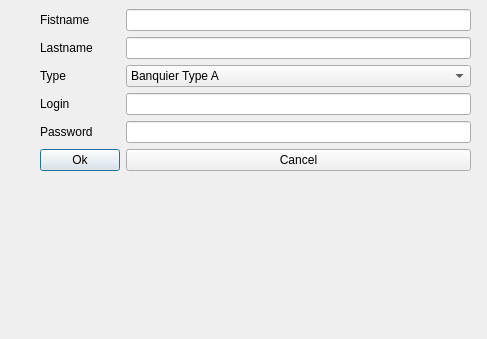
<?xml version="1.0" encoding="UTF-8"?>
<ui version="4.0">
 <class>nPersonnel</class>
 <widget class="QDialog" name="nPersonnel">
  <property name="geometry">
   <rect>
    <x>0</x>
    <y>0</y>
    <width>487</width>
    <height>339</height>
   </rect>
  </property>
  <property name="windowTitle">
   <string>Dialog</string>
  </property>
  <widget class="QWidget" name="formLayoutWidget">
   <property name="geometry">
    <rect>
     <x>40</x>
     <y>9</y>
     <width>431</width>
     <height>291</height>
    </rect>
   </property>
   <layout class="QFormLayout" name="formLayout">
    <item row="5" column="0">
     <widget class="QLabel" name="FirstNlabel">
      <property name="text">
       <string>Fistname</string>
      </property>
     </widget>
    </item>
    <item row="5" column="1">
     <widget class="QLineEdit" name="LE_Firstname">
      <property name="inputMask">
       <string>&gt;A&lt;AAAAAAAAAAAAAAAAAAAAAAAAAAAAA</string>
      </property>
     </widget>
    </item>
    <item row="6" column="0">
     <widget class="QLabel" name="LastNLabel">
      <property name="text">
       <string>Lastname</string>
      </property>
     </widget>
    </item>
    <item row="6" column="1">
     <widget class="QLineEdit" name="LE_Lastname">
      <property name="enabled">
       <bool>true</bool>
      </property>
      <property name="inputMask">
       <string>&gt;A&lt;AAAAAAAAAAAAAAAAAAAAAAAAAAAAA</string>
      </property>
     </widget>
    </item>
    <item row="7" column="0">
     <widget class="QLabel" name="Titlelabel">
      <property name="text">
       <string>Type</string>
      </property>
     </widget>
    </item>
    <item row="7" column="1">
     <widget class="QComboBox" name="TypePersonnecomboBox">
      <item>
       <property name="text">
        <string>Banquier Type A</string>
       </property>
      </item>
      <item>
       <property name="text">
        <string>Banquier Type B</string>
       </property>
      </item>
      <item>
       <property name="text">
        <string>Assureur Logement</string>
       </property>
      </item>
      <item>
       <property name="text">
        <string>Assureur Voiture</string>
       </property>
      </item>
      <item>
       <property name="text">
        <string>Assureur Vie</string>
       </property>
      </item>
      <item>
       <property name="text">
        <string>Divers</string>
       </property>
      </item>
      <item>
       <property name="text">
        <string>Informaticien</string>
       </property>
      </item>
     </widget>
    </item>
    <item row="8" column="0">
     <widget class="QLabel" name="Loginlabel">
      <property name="text">
       <string>Login</string>
      </property>
     </widget>
    </item>
    <item row="8" column="1">
     <widget class="QLineEdit" name="LE_Login">
      <property name="enabled">
       <bool>true</bool>
      </property>
     </widget>
    </item>
    <item row="10" column="0">
     <widget class="QLabel" name="PasswordLabel">
      <property name="text">
       <string>Password</string>
      </property>
     </widget>
    </item>
    <item row="10" column="1">
     <widget class="QLineEdit" name="LE_Password"/>
    </item>
    <item row="12" column="0">
     <widget class="QPushButton" name="Ok">
      <property name="enabled">
       <bool>true</bool>
      </property>
      <property name="text">
       <string>Ok</string>
      </property>
     </widget>
    </item>
    <item row="12" column="1">
     <widget class="QPushButton" name="Cancel">
      <property name="text">
       <string>Cancel</string>
      </property>
     </widget>
    </item>
   </layout>
  </widget>
 </widget>
 <resources/>
 <connections/>
</ui>
